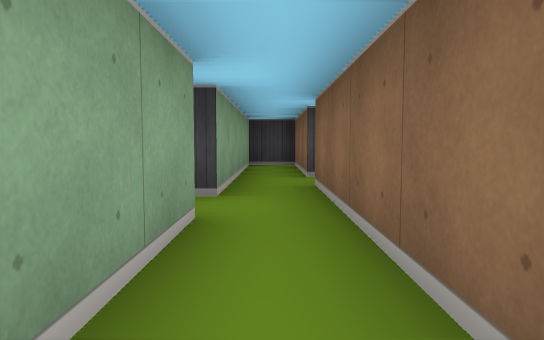
[1] (above)

20 first-person views from a walk through a cub3D level. The camera is about half as high as the walls, tilts 4° down and sees 70° across. The floor is counted in squares. Each view is taken from the middle of a square. On the plan, view 1 faces up. The plan holds only what a view shows up to about 9 squares ahead; the rest is blank.

[2]
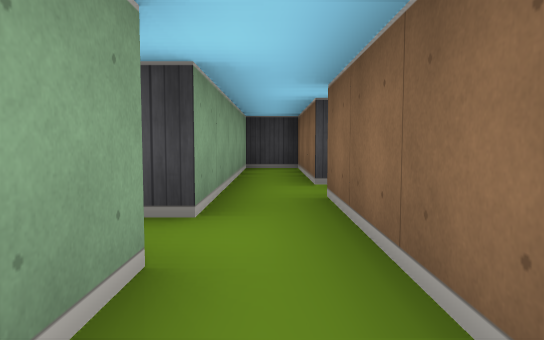

[3]
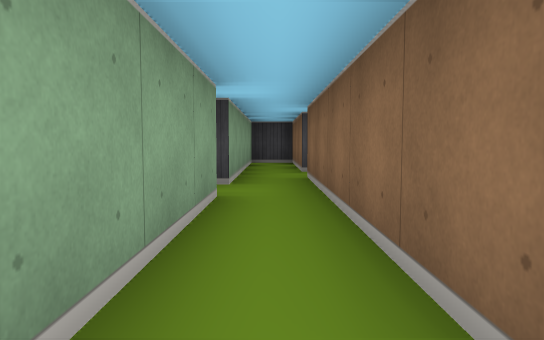

[4]
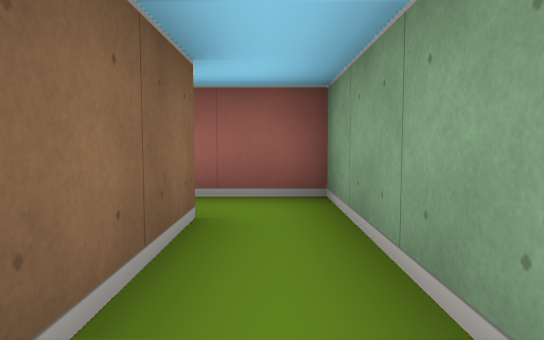

[5]
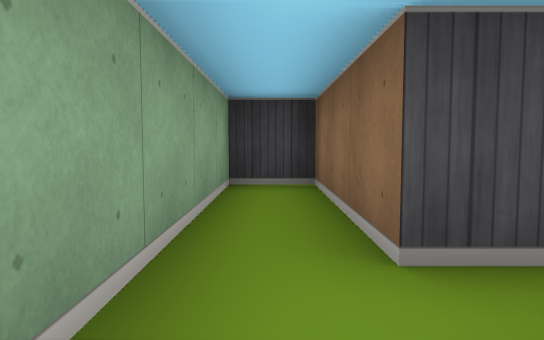

[6]
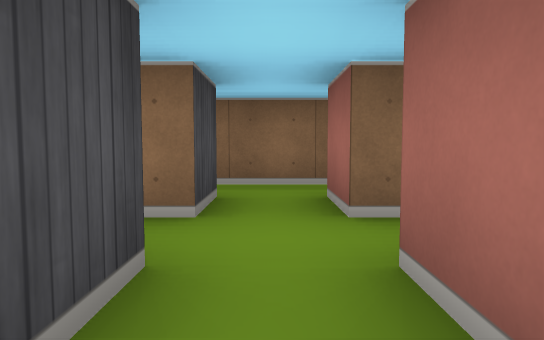

[7]
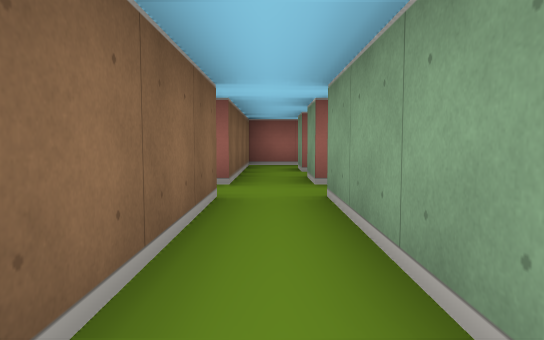

[8]
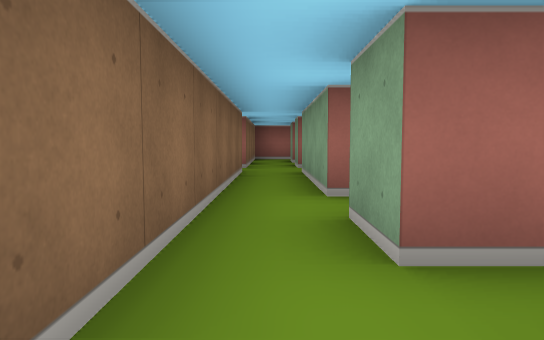

[9]
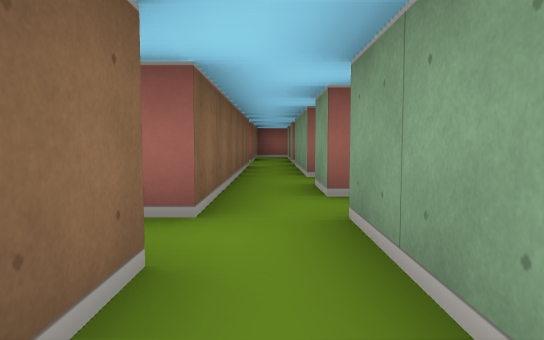

[10]
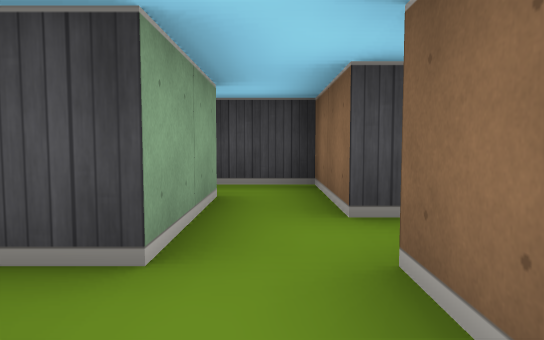

[11]
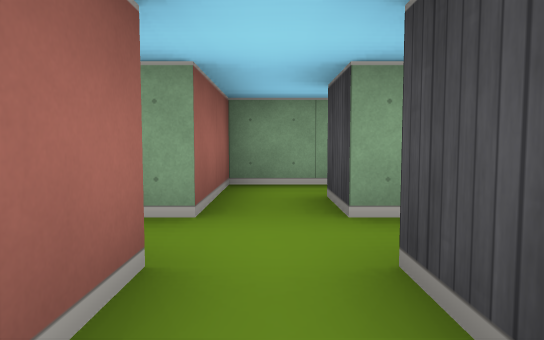

[12]
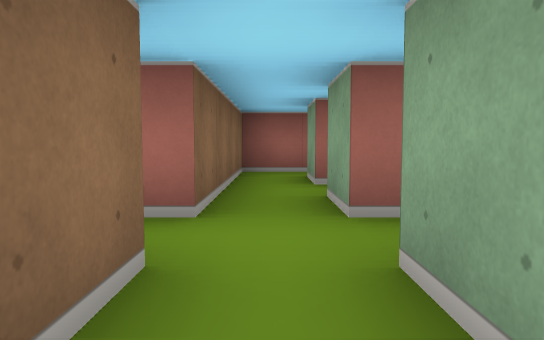

[13]
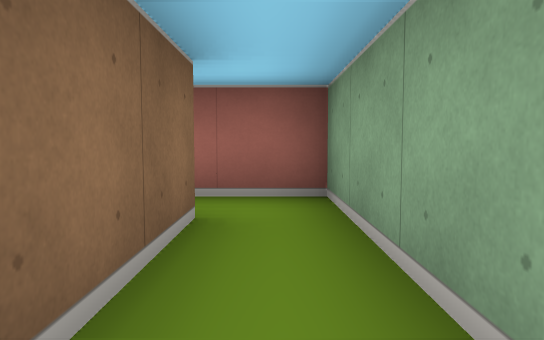

[14]
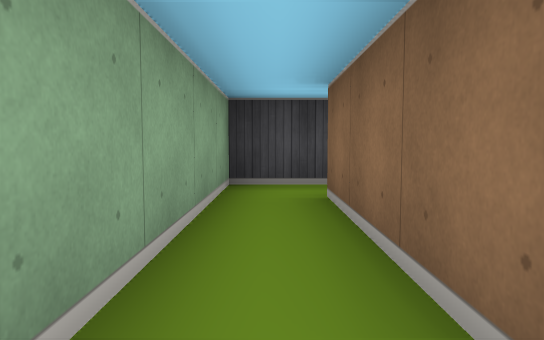

[15]
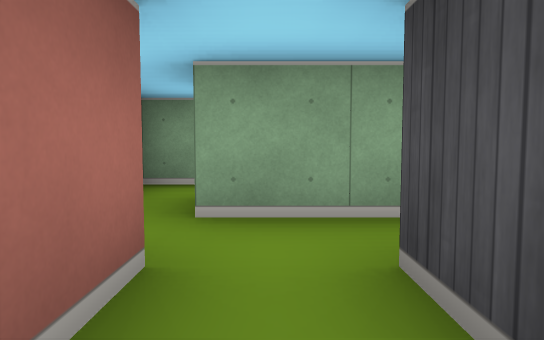

[16]
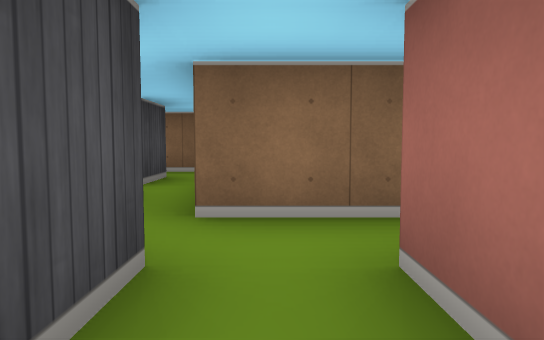

[17]
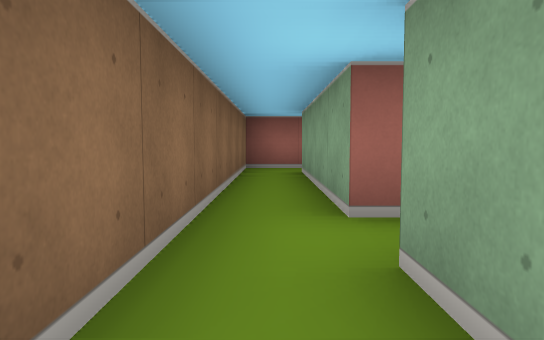

[18]
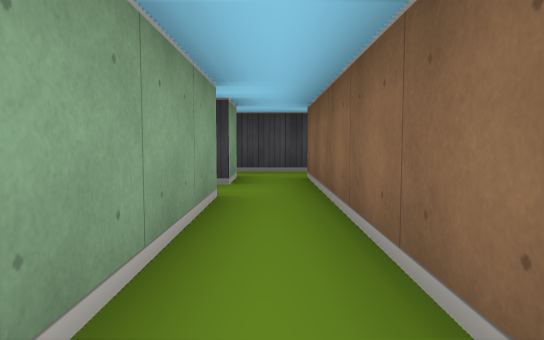

[19]
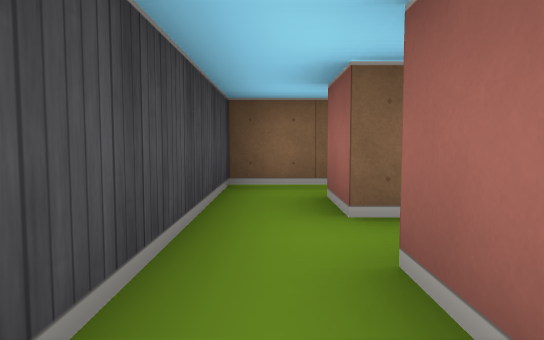

[20]
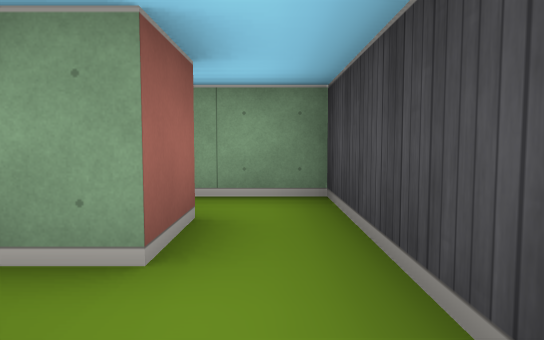

### Floor plan
Points are (right, up) in squares from view 1. A wall is a line through its corners. A room is listed if a view was taken in it or the views show most of it. See-through windows are left out.
Room 1 (views 1, 2, 3, 4, 5, 11)
walls: (-0.5, 2.5) (-0.5, -1.5) (0.8, -1.5); (0.5, -0.5) (0.5, 4.5); (-0.5, 4.5) (-0.5, 3.5)
ways out: opening at (-1, 3) to room 3; opening at (0, 4) to room 8; opening at (1, -1)
Room 2 (views 6, 13, 14)
walls: (-2.5, 3.5) (-3.5, 3.5) (-3.5, 6.5); (-3.2, 7.5) (-4.5, 7.5) (-4.5, 2.5) (-2.5, 2.5)
ways out: opening at (-3, 3) to room 3; opening at (-3, 7) to room 3
Room 3 (views 7, 10, 12)
walls: (-2.5, 6.5) (-2.5, 3.5); (-0.5, 3.5) (-1.5, 3.5) (-1.5, 8.5); (-1.5, 2.5) (-0.5, 2.5); (-2.5, 8.5) (-2.5, 7.5)
ways out: opening at (-1, 3) to room 1; opening at (-3, 3) to room 2; opening at (-3, 7) to room 2; opening at (-2, 8) to room 4; opening at (-2, 2)
Room 4 (view 8)
walls: (-0.6, 10.5) (-1.5, 10.5) (-1.5, 11.5); (-2.5, 11.5) (-2.5, 9.5); (-1.5, 8.5) (-1.5, 9.5) (-0.6, 9.5)
ways out: opening at (-2, 8) to room 3; opening at (-2, 11) to room 5; opening at (-1, 10) to room 6; opening at (-3, 9) to room 7
Room 5 (view 9)
walls: (-1.5, 11.5) (-1.5, 12.5) (-2.8, 12.5)
ways out: opening at (-2, 11) to room 4; opening at (-3, 12)
Room 6 (views 15, 17, 18, 19, 20)
walls: (1.5, 9.5) (1.5, 5.5); (0.5, 11.5) (1.5, 11.5) (1.5, 10.5) (0.5, 10.5); (3.5, 12.5) (-0.5, 12.5) (-0.5, 11.2); (1.4, 4.5) (2.5, 4.5) (2.5, 11.5) (3.5, 11.5)
ways out: opening at (-1, 10) to room 4; opening at (1, 5) to room 8; opening at (3, 12) to room 9
Room 7 (view 16)
walls: (-4.5, 9.1) (-4.5, 8.5); (-2.5, 9.5) (-3.4, 9.5); (-3.4, 8.5) (-2.5, 8.5)
ways out: opening at (-3, 9) to room 4
Room 8 (no view inside)
walls: (1.1, 5.5) (0.5, 5.5) (0.5, 8.5) (-0.5, 8.5) (-0.5, 4.5)
ways out: opening at (0, 4) to room 1; opening at (1, 5) to room 6
Room 9 (no view inside)
walls: (4.5, 11.2) (4.5, 12.5) (3.5, 12.5)
ways out: opening at (3, 12) to room 6; opening at (4, 10.5)

Where each view was taken, in squares from view 1:
view 1: 0 up, 0 right, facing up
view 2: 1 up, 0 right, facing up
view 3: 1 down, 0 right, facing up
view 4: 2 up, 0 right, facing down
view 5: 4 up, 0 right, facing up
view 6: 3 up, 4 left, facing right
view 7: 7 up, 2 left, facing down
view 8: 10 up, 2 left, facing down
view 9: 12 up, 2 left, facing down
view 10: 8 up, 2 left, facing up
view 11: 3 up, 0 right, facing left
view 12: 5 up, 2 left, facing down
view 13: 6 up, 4 left, facing down
view 14: 3 up, 4 left, facing up
view 15: 10 up, 0 right, facing left
view 16: 9 up, 4 left, facing right
view 17: 12 up, 2 right, facing down
view 18: 6 up, 2 right, facing up
view 19: 12 up, 0 right, facing right
view 20: 12 up, 3 right, facing left
